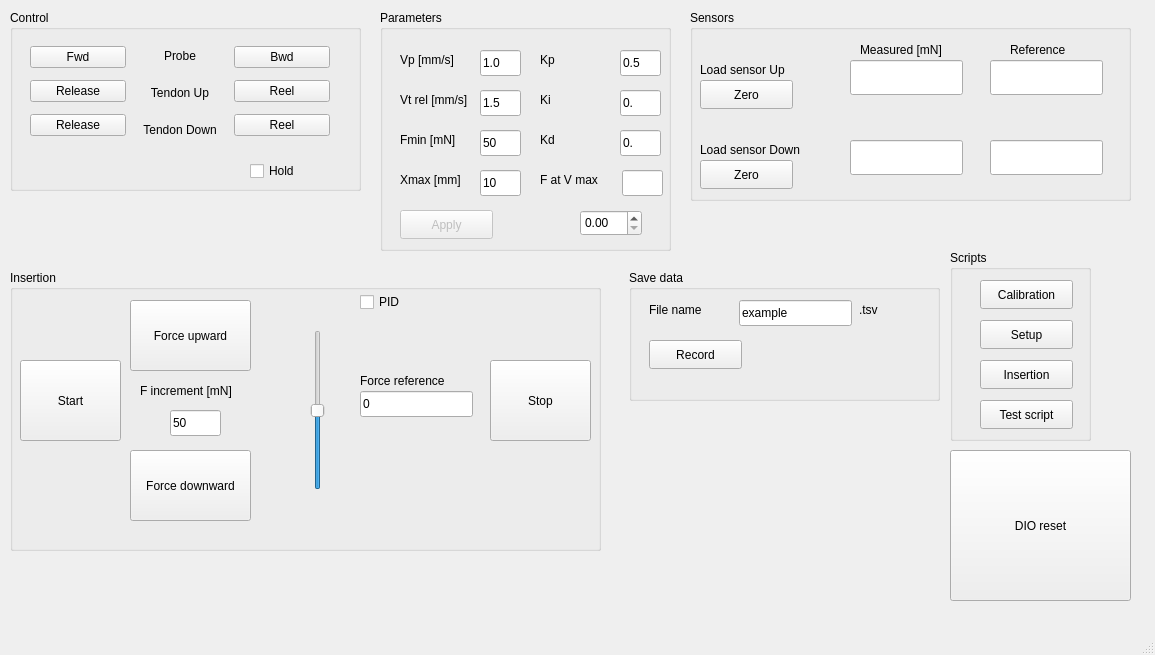
<?xml version="1.0" encoding="UTF-8"?>
<ui version="4.0">
 <class>MainWindow</class>
 <widget class="QMainWindow" name="MainWindow">
  <property name="geometry">
   <rect>
    <x>0</x>
    <y>0</y>
    <width>1155</width>
    <height>655</height>
   </rect>
  </property>
  <property name="windowTitle">
   <string>MainWindow</string>
  </property>
  <widget class="QWidget" name="centralwidget">
   <widget class="QGroupBox" name="groupBox">
    <property name="enabled">
     <bool>true</bool>
    </property>
    <property name="geometry">
     <rect>
      <x>10</x>
      <y>10</y>
      <width>351</width>
      <height>181</height>
     </rect>
    </property>
    <property name="title">
     <string>Control</string>
    </property>
    <widget class="QWidget" name="horizontalLayoutWidget_2">
     <property name="geometry">
      <rect>
       <x>20</x>
       <y>30</y>
       <width>300</width>
       <height>105</height>
      </rect>
     </property>
     <layout class="QHBoxLayout" name="horizontalLayout_2">
      <item>
       <layout class="QVBoxLayout" name="verticalLayout_2">
        <item>
         <widget class="QPushButton" name="pushButton_2">
          <property name="text">
           <string>Fwd</string>
          </property>
         </widget>
        </item>
        <item>
         <widget class="QPushButton" name="pushButton_3">
          <property name="text">
           <string>Release</string>
          </property>
         </widget>
        </item>
        <item>
         <widget class="QPushButton" name="pushButton_8">
          <property name="text">
           <string>Release</string>
          </property>
         </widget>
        </item>
       </layout>
      </item>
      <item>
       <layout class="QVBoxLayout" name="verticalLayout_3">
        <item>
         <widget class="QLabel" name="label_2">
          <property name="text">
           <string>Probe</string>
          </property>
          <property name="alignment">
           <set>Qt::AlignCenter</set>
          </property>
         </widget>
        </item>
        <item>
         <widget class="QLabel" name="label_3">
          <property name="text">
           <string>Tendon Up</string>
          </property>
          <property name="alignment">
           <set>Qt::AlignCenter</set>
          </property>
         </widget>
        </item>
        <item>
         <widget class="QLabel" name="label_4">
          <property name="text">
           <string>Tendon Down</string>
          </property>
          <property name="alignment">
           <set>Qt::AlignCenter</set>
          </property>
         </widget>
        </item>
       </layout>
      </item>
      <item>
       <layout class="QVBoxLayout" name="verticalLayout_4">
        <item>
         <widget class="QPushButton" name="pushButton">
          <property name="text">
           <string>Bwd</string>
          </property>
         </widget>
        </item>
        <item>
         <widget class="QPushButton" name="pushButton_4">
          <property name="text">
           <string>Reel</string>
          </property>
         </widget>
        </item>
        <item>
         <widget class="QPushButton" name="pushButton_11">
          <property name="text">
           <string>Reel</string>
          </property>
         </widget>
        </item>
       </layout>
      </item>
     </layout>
    </widget>
    <widget class="QCheckBox" name="checkBox">
     <property name="geometry">
      <rect>
       <x>240</x>
       <y>150</y>
       <width>77</width>
       <height>22</height>
      </rect>
     </property>
     <property name="text">
      <string>Hold</string>
     </property>
     <property name="checked">
      <bool>false</bool>
     </property>
    </widget>
   </widget>
   <widget class="QGroupBox" name="groupBox_2">
    <property name="geometry">
     <rect>
      <x>690</x>
      <y>10</y>
      <width>441</width>
      <height>191</height>
     </rect>
    </property>
    <property name="title">
     <string>Sensors</string>
    </property>
    <widget class="QLineEdit" name="lineEdit">
     <property name="geometry">
      <rect>
       <x>160</x>
       <y>50</y>
       <width>113</width>
       <height>35</height>
      </rect>
     </property>
     <property name="font">
      <font>
       <pointsize>12</pointsize>
      </font>
     </property>
     <property name="readOnly">
      <bool>true</bool>
     </property>
     <property name="clearButtonEnabled">
      <bool>false</bool>
     </property>
    </widget>
    <widget class="QLabel" name="label">
     <property name="geometry">
      <rect>
       <x>10</x>
       <y>50</y>
       <width>111</width>
       <height>20</height>
      </rect>
     </property>
     <property name="text">
      <string>Load sensor Up</string>
     </property>
    </widget>
    <widget class="QLineEdit" name="lineEdit_2">
     <property name="geometry">
      <rect>
       <x>160</x>
       <y>130</y>
       <width>113</width>
       <height>35</height>
      </rect>
     </property>
     <property name="font">
      <font>
       <pointsize>12</pointsize>
      </font>
     </property>
     <property name="text">
      <string/>
     </property>
     <property name="readOnly">
      <bool>true</bool>
     </property>
     <property name="clearButtonEnabled">
      <bool>false</bool>
     </property>
    </widget>
    <widget class="QLabel" name="label_5">
     <property name="geometry">
      <rect>
       <x>10</x>
       <y>130</y>
       <width>131</width>
       <height>20</height>
      </rect>
     </property>
     <property name="text">
      <string>Load sensor Down</string>
     </property>
    </widget>
    <widget class="QLineEdit" name="lineEdit_5">
     <property name="geometry">
      <rect>
       <x>300</x>
       <y>130</y>
       <width>113</width>
       <height>35</height>
      </rect>
     </property>
     <property name="font">
      <font>
       <pointsize>12</pointsize>
      </font>
     </property>
     <property name="text">
      <string/>
     </property>
     <property name="readOnly">
      <bool>true</bool>
     </property>
     <property name="clearButtonEnabled">
      <bool>false</bool>
     </property>
    </widget>
    <widget class="QLineEdit" name="lineEdit_6">
     <property name="geometry">
      <rect>
       <x>300</x>
       <y>50</y>
       <width>113</width>
       <height>35</height>
      </rect>
     </property>
     <property name="font">
      <font>
       <pointsize>12</pointsize>
      </font>
     </property>
     <property name="readOnly">
      <bool>true</bool>
     </property>
     <property name="clearButtonEnabled">
      <bool>false</bool>
     </property>
    </widget>
    <widget class="QPushButton" name="pushButton_16">
     <property name="geometry">
      <rect>
       <x>10</x>
       <y>70</y>
       <width>93</width>
       <height>29</height>
      </rect>
     </property>
     <property name="text">
      <string>Zero</string>
     </property>
    </widget>
    <widget class="QPushButton" name="pushButton_17">
     <property name="geometry">
      <rect>
       <x>10</x>
       <y>150</y>
       <width>93</width>
       <height>29</height>
      </rect>
     </property>
     <property name="text">
      <string>Zero</string>
     </property>
    </widget>
    <widget class="QLabel" name="label_9">
     <property name="geometry">
      <rect>
       <x>320</x>
       <y>30</y>
       <width>71</width>
       <height>20</height>
      </rect>
     </property>
     <property name="text">
      <string>Reference</string>
     </property>
    </widget>
    <widget class="QLabel" name="label_13">
     <property name="geometry">
      <rect>
       <x>170</x>
       <y>30</y>
       <width>111</width>
       <height>20</height>
      </rect>
     </property>
     <property name="text">
      <string>Measured [mN]</string>
     </property>
    </widget>
   </widget>
   <widget class="QGroupBox" name="groupBox_3">
    <property name="geometry">
     <rect>
      <x>950</x>
      <y>250</y>
      <width>141</width>
      <height>191</height>
     </rect>
    </property>
    <property name="title">
     <string>Scripts</string>
    </property>
    <widget class="QPushButton" name="pushButton_6">
     <property name="geometry">
      <rect>
       <x>30</x>
       <y>110</y>
       <width>93</width>
       <height>29</height>
      </rect>
     </property>
     <property name="text">
      <string>Insertion</string>
     </property>
    </widget>
    <widget class="QPushButton" name="pushButton_7">
     <property name="geometry">
      <rect>
       <x>30</x>
       <y>30</y>
       <width>93</width>
       <height>29</height>
      </rect>
     </property>
     <property name="text">
      <string>Calibration</string>
     </property>
    </widget>
    <widget class="QPushButton" name="pushButton_13">
     <property name="geometry">
      <rect>
       <x>30</x>
       <y>150</y>
       <width>93</width>
       <height>29</height>
      </rect>
     </property>
     <property name="text">
      <string>Test script</string>
     </property>
    </widget>
    <widget class="QPushButton" name="pushButton_5">
     <property name="geometry">
      <rect>
       <x>30</x>
       <y>70</y>
       <width>93</width>
       <height>29</height>
      </rect>
     </property>
     <property name="text">
      <string>Setup</string>
     </property>
    </widget>
   </widget>
   <widget class="QPushButton" name="pushButton_12">
    <property name="geometry">
     <rect>
      <x>950</x>
      <y>450</y>
      <width>181</width>
      <height>151</height>
     </rect>
    </property>
    <property name="text">
     <string>DIO reset</string>
    </property>
   </widget>
   <widget class="QGroupBox" name="groupBox_4">
    <property name="geometry">
     <rect>
      <x>10</x>
      <y>270</y>
      <width>591</width>
      <height>281</height>
     </rect>
    </property>
    <property name="title">
     <string>Insertion</string>
    </property>
    <widget class="QPushButton" name="pushButton_10">
     <property name="geometry">
      <rect>
       <x>480</x>
       <y>90</y>
       <width>101</width>
       <height>81</height>
      </rect>
     </property>
     <property name="text">
      <string>Stop</string>
     </property>
    </widget>
    <widget class="QPushButton" name="pushButton_9">
     <property name="geometry">
      <rect>
       <x>10</x>
       <y>90</y>
       <width>101</width>
       <height>81</height>
      </rect>
     </property>
     <property name="text">
      <string>Start</string>
     </property>
    </widget>
    <widget class="QPushButton" name="pushButton_14">
     <property name="geometry">
      <rect>
       <x>120</x>
       <y>30</y>
       <width>121</width>
       <height>71</height>
      </rect>
     </property>
     <property name="text">
      <string>Force upward</string>
     </property>
    </widget>
    <widget class="QPushButton" name="pushButton_15">
     <property name="geometry">
      <rect>
       <x>120</x>
       <y>180</y>
       <width>121</width>
       <height>71</height>
      </rect>
     </property>
     <property name="text">
      <string>Force downward</string>
     </property>
    </widget>
    <widget class="QLineEdit" name="lineEdit_4">
     <property name="geometry">
      <rect>
       <x>350</x>
       <y>121</y>
       <width>113</width>
       <height>26</height>
      </rect>
     </property>
     <property name="text">
      <string>0</string>
     </property>
    </widget>
    <widget class="QLabel" name="label_7">
     <property name="geometry">
      <rect>
       <x>350</x>
       <y>100</y>
       <width>101</width>
       <height>21</height>
      </rect>
     </property>
     <property name="text">
      <string>Force reference</string>
     </property>
    </widget>
    <widget class="QLineEdit" name="lineEdit_7">
     <property name="geometry">
      <rect>
       <x>160</x>
       <y>140</y>
       <width>51</width>
       <height>26</height>
      </rect>
     </property>
     <property name="text">
      <string>50</string>
     </property>
    </widget>
    <widget class="QLabel" name="label_8">
     <property name="geometry">
      <rect>
       <x>130</x>
       <y>110</y>
       <width>121</width>
       <height>21</height>
      </rect>
     </property>
     <property name="text">
      <string>F increment [mN]</string>
     </property>
    </widget>
    <widget class="QSlider" name="verticalSlider">
     <property name="geometry">
      <rect>
       <x>300</x>
       <y>60</y>
       <width>16</width>
       <height>160</height>
      </rect>
     </property>
     <property name="minimum">
      <number>-100</number>
     </property>
     <property name="maximum">
      <number>100</number>
     </property>
     <property name="sliderPosition">
      <number>0</number>
     </property>
     <property name="orientation">
      <enum>Qt::Vertical</enum>
     </property>
    </widget>
    <widget class="QCheckBox" name="checkBox_2">
     <property name="geometry">
      <rect>
       <x>350</x>
       <y>20</y>
       <width>91</width>
       <height>24</height>
      </rect>
     </property>
     <property name="text">
      <string>PID</string>
     </property>
    </widget>
   </widget>
   <widget class="QGroupBox" name="groupBox_5">
    <property name="geometry">
     <rect>
      <x>380</x>
      <y>10</y>
      <width>291</width>
      <height>241</height>
     </rect>
    </property>
    <property name="title">
     <string>Parameters</string>
    </property>
    <widget class="QLineEdit" name="lineEdit_3">
     <property name="geometry">
      <rect>
       <x>100</x>
       <y>40</y>
       <width>41</width>
       <height>26</height>
      </rect>
     </property>
     <property name="text">
      <string>1.0</string>
     </property>
    </widget>
    <widget class="QLabel" name="label_6">
     <property name="geometry">
      <rect>
       <x>20</x>
       <y>40</y>
       <width>101</width>
       <height>20</height>
      </rect>
     </property>
     <property name="text">
      <string>Vp [mm/s]</string>
     </property>
    </widget>
    <widget class="QLineEdit" name="lineEdit_9">
     <property name="geometry">
      <rect>
       <x>100</x>
       <y>80</y>
       <width>41</width>
       <height>26</height>
      </rect>
     </property>
     <property name="text">
      <string>1.5</string>
     </property>
    </widget>
    <widget class="QLabel" name="label_10">
     <property name="geometry">
      <rect>
       <x>20</x>
       <y>80</y>
       <width>101</width>
       <height>20</height>
      </rect>
     </property>
     <property name="text">
      <string>Vt rel [mm/s]</string>
     </property>
    </widget>
    <widget class="QLineEdit" name="lineEdit_10">
     <property name="geometry">
      <rect>
       <x>100</x>
       <y>120</y>
       <width>41</width>
       <height>26</height>
      </rect>
     </property>
     <property name="text">
      <string>50</string>
     </property>
    </widget>
    <widget class="QLabel" name="label_11">
     <property name="geometry">
      <rect>
       <x>20</x>
       <y>120</y>
       <width>101</width>
       <height>20</height>
      </rect>
     </property>
     <property name="text">
      <string>Fmin [mN]</string>
     </property>
    </widget>
    <widget class="QLineEdit" name="lineEdit_11">
     <property name="geometry">
      <rect>
       <x>100</x>
       <y>160</y>
       <width>41</width>
       <height>26</height>
      </rect>
     </property>
     <property name="text">
      <string>10</string>
     </property>
    </widget>
    <widget class="QLabel" name="label_12">
     <property name="geometry">
      <rect>
       <x>20</x>
       <y>160</y>
       <width>101</width>
       <height>20</height>
      </rect>
     </property>
     <property name="text">
      <string>Xmax [mm]</string>
     </property>
    </widget>
    <widget class="QPushButton" name="pushButton_18">
     <property name="enabled">
      <bool>false</bool>
     </property>
     <property name="geometry">
      <rect>
       <x>20</x>
       <y>200</y>
       <width>93</width>
       <height>29</height>
      </rect>
     </property>
     <property name="text">
      <string>Apply</string>
     </property>
     <property name="checkable">
      <bool>false</bool>
     </property>
    </widget>
    <widget class="QLineEdit" name="lineEdit_8">
     <property name="geometry">
      <rect>
       <x>240</x>
       <y>40</y>
       <width>41</width>
       <height>26</height>
      </rect>
     </property>
     <property name="text">
      <string>0.5</string>
     </property>
    </widget>
    <widget class="QLabel" name="label_14">
     <property name="geometry">
      <rect>
       <x>160</x>
       <y>40</y>
       <width>101</width>
       <height>20</height>
      </rect>
     </property>
     <property name="text">
      <string>Kp</string>
     </property>
    </widget>
    <widget class="QLineEdit" name="lineEdit_12">
     <property name="geometry">
      <rect>
       <x>240</x>
       <y>80</y>
       <width>41</width>
       <height>26</height>
      </rect>
     </property>
     <property name="text">
      <string>0.</string>
     </property>
    </widget>
    <widget class="QLabel" name="label_15">
     <property name="geometry">
      <rect>
       <x>160</x>
       <y>80</y>
       <width>101</width>
       <height>20</height>
      </rect>
     </property>
     <property name="text">
      <string>Ki</string>
     </property>
    </widget>
    <widget class="QLineEdit" name="lineEdit_13">
     <property name="geometry">
      <rect>
       <x>240</x>
       <y>120</y>
       <width>41</width>
       <height>26</height>
      </rect>
     </property>
     <property name="text">
      <string>0.</string>
     </property>
    </widget>
    <widget class="QLabel" name="label_16">
     <property name="geometry">
      <rect>
       <x>160</x>
       <y>120</y>
       <width>101</width>
       <height>20</height>
      </rect>
     </property>
     <property name="text">
      <string>Kd</string>
     </property>
    </widget>
    <widget class="QDoubleSpinBox" name="doubleSpinBox">
     <property name="geometry">
      <rect>
       <x>200</x>
       <y>200</y>
       <width>62</width>
       <height>26</height>
      </rect>
     </property>
    </widget>
    <widget class="QLineEdit" name="lineEdit_15">
     <property name="geometry">
      <rect>
       <x>242</x>
       <y>160</y>
       <width>41</width>
       <height>26</height>
      </rect>
     </property>
    </widget>
    <widget class="QLabel" name="label_19">
     <property name="geometry">
      <rect>
       <x>160</x>
       <y>160</y>
       <width>101</width>
       <height>20</height>
      </rect>
     </property>
     <property name="text">
      <string>F at V max</string>
     </property>
    </widget>
   </widget>
   <widget class="QGroupBox" name="groupBox_6">
    <property name="geometry">
     <rect>
      <x>629</x>
      <y>270</y>
      <width>311</width>
      <height>131</height>
     </rect>
    </property>
    <property name="title">
     <string>Save data</string>
    </property>
    <widget class="QLineEdit" name="lineEdit_14">
     <property name="geometry">
      <rect>
       <x>110</x>
       <y>30</y>
       <width>113</width>
       <height>26</height>
      </rect>
     </property>
     <property name="text">
      <string>example</string>
     </property>
    </widget>
    <widget class="QLabel" name="label_17">
     <property name="geometry">
      <rect>
       <x>20</x>
       <y>30</y>
       <width>71</width>
       <height>20</height>
      </rect>
     </property>
     <property name="text">
      <string>File name</string>
     </property>
    </widget>
    <widget class="QLabel" name="label_18">
     <property name="geometry">
      <rect>
       <x>230</x>
       <y>30</y>
       <width>63</width>
       <height>20</height>
      </rect>
     </property>
     <property name="text">
      <string>.tsv</string>
     </property>
    </widget>
    <widget class="QPushButton" name="pushButton_19">
     <property name="geometry">
      <rect>
       <x>20</x>
       <y>70</y>
       <width>93</width>
       <height>29</height>
      </rect>
     </property>
     <property name="text">
      <string>Record</string>
     </property>
    </widget>
   </widget>
  </widget>
  <widget class="QMenuBar" name="menubar">
   <property name="geometry">
    <rect>
     <x>0</x>
     <y>0</y>
     <width>1155</width>
     <height>26</height>
    </rect>
   </property>
  </widget>
  <widget class="QStatusBar" name="statusbar"/>
 </widget>
 <resources/>
 <connections/>
</ui>
